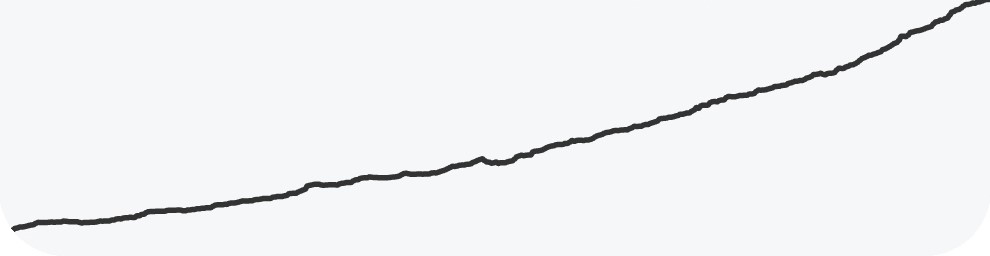
#> input picture example.jpg, 990 x 256 px
$ python digit.py
#> lines starting #> are read from the running program, lines starting #| are printed output that depends on the picture; after the words box and inside, x2 and y2 are one past the last pixel; in counts of white or black regions, pixels touching at a corner belong together
import cv2
import numpy as np
import pandas as pd
import matplotlib.pyplot as plt
import matplotlib.ticker as ticker

# загрузка изображения
img = cv2.imread('example.jpg')
#> img is the input picture: shape (256, 990, 3); mean B, G, R 244.6, 242.6, 241.7

# преобразование в черно-белое изображение
gray = cv2.cvtColor(img, cv2.COLOR_BGR2GRAY)
_, thresh = cv2.threshold(gray, 0, 255, cv2.THRESH_BINARY_INV + cv2.THRESH_OTSU)
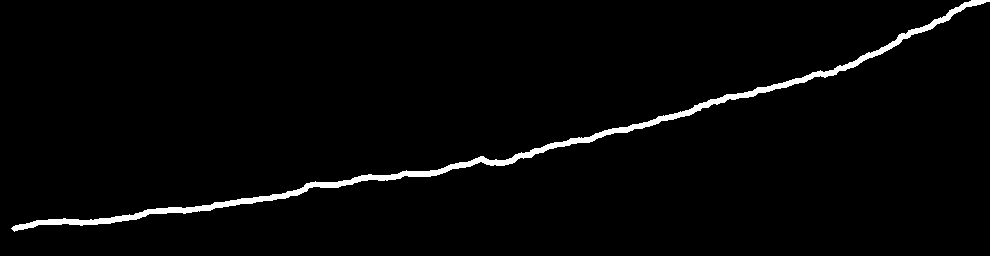
#> thresh: shape (256, 990); 2.3% white; 1 white region, box (x1, y1, x2, y2) and area: (11, 0, 990, 232) 5800

# отображение изображения thresh
cv2.imshow('thresh', thresh)
cv2.waitKey(0)
cv2.destroyAllWindows()

# определяем интервал между точками
interval = 1

# определяем координаты начальной точки
start_x = 0
start_y = 0

#
lim_x = 431  # from 22.02.2022 to 28.04.2023
lim_y = 3778.20

#
k_x = lim_x / img.shape[1]
#> k_x = 0.435
k_y = lim_y / img.shape[0]
#> k_y = 14.76

# создаем пустой список для хранения координат точек
points = []

# проходим по изображению слева направо с заданным интервалом и ищем черные точки
for x in range(start_x, img.shape[1], interval):
    if x < 14:
        points.append((k_x * x, k_y * 24))
        #print(x, 24)
        print(k_x * x, k_y * 24)
        continue
    for y in range(img.shape[0] - 1, start_y, -interval):
        if thresh[y, x] == 255:  # если нашли черную точку, то добавляем ее координаты в список
            points.append(( k_x * x, k_y * abs(y - img.shape[0] + 1) ))
            #print(x, abs(y - img.shape[0] + 1))
            print( k_x * x, k_y * abs(y - img.shape[0] + 1) )
            break  # переходим к следующей строке

print(img.shape[1])
print(img.shape[0])

# преобразуем список в массив numpy
points = np.array(points)

# построение графика
#plt.plot(points[:, 0], points[:, 1])

# Создание фигуры с названием
fig = plt.figure(num='Сравнение графиков')

# отображение изображения и графика
ax = fig.subplots(2, 1)
#ax[0].imshow(cv2.cvtColor(img, cv2.COLOR_BGR2RGB))
ax[0].imshow(img)
ax[0].set_title('Изображение')

ax[1].plot(points[:, 0], points[:, 1])
ax[1].set_title('График')
ax[1].set_aspect(0.032)
ax[1].set_xlim([0, 431])
ax[1].set_ylim([0, 3749])
ax[1].grid(True)

plt.show()
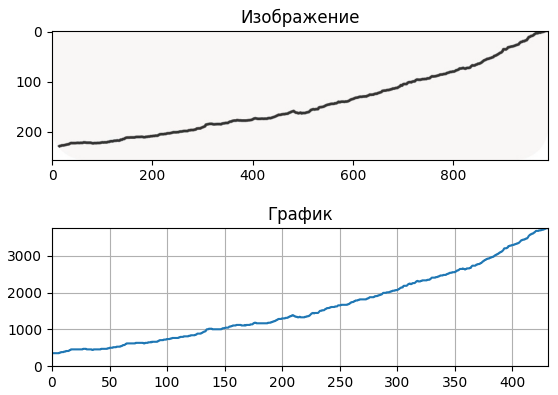
#> figure drawn by matplotlib, 2 panels; B, G, R data is drawn as R, G, B; panel 2: curve peaks at x = 429.3, y = 3748.7

# создаем DataFrame из массива points
df = pd.DataFrame(data=points, columns=['x', 'y'])
#> df = table of 990 rows and 2 columns

# сохраняем DataFrame в файл Excel
df.to_excel('output.xlsx', index=False)
